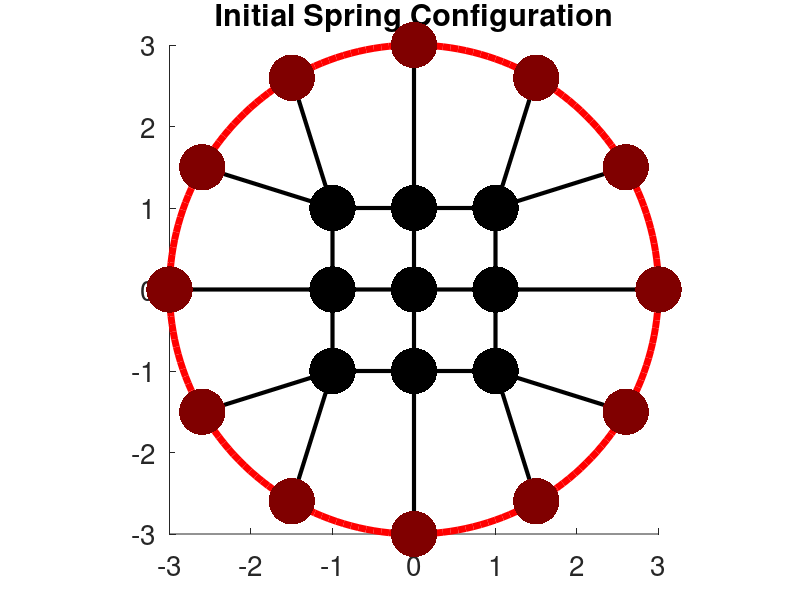
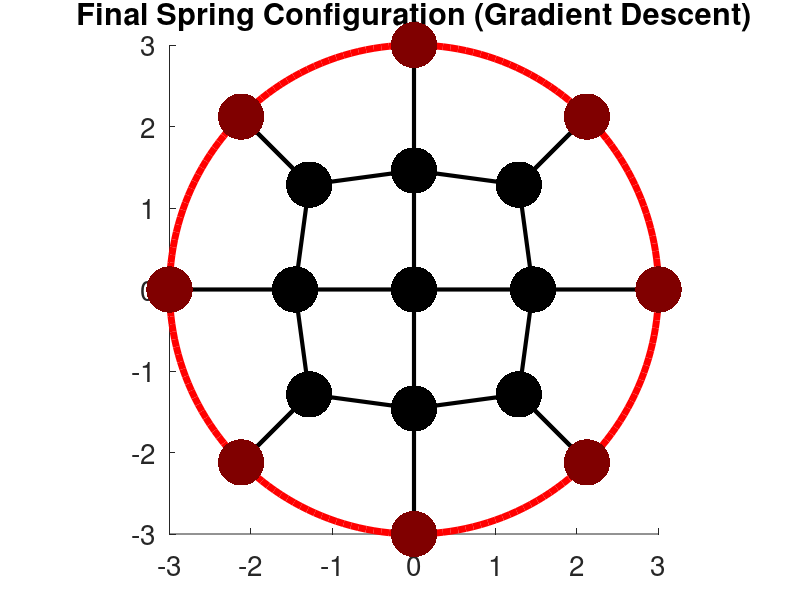
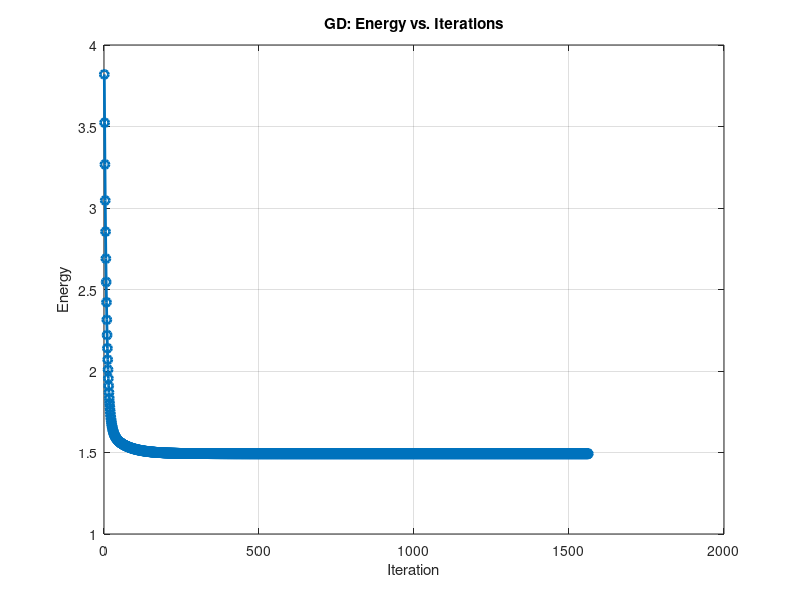
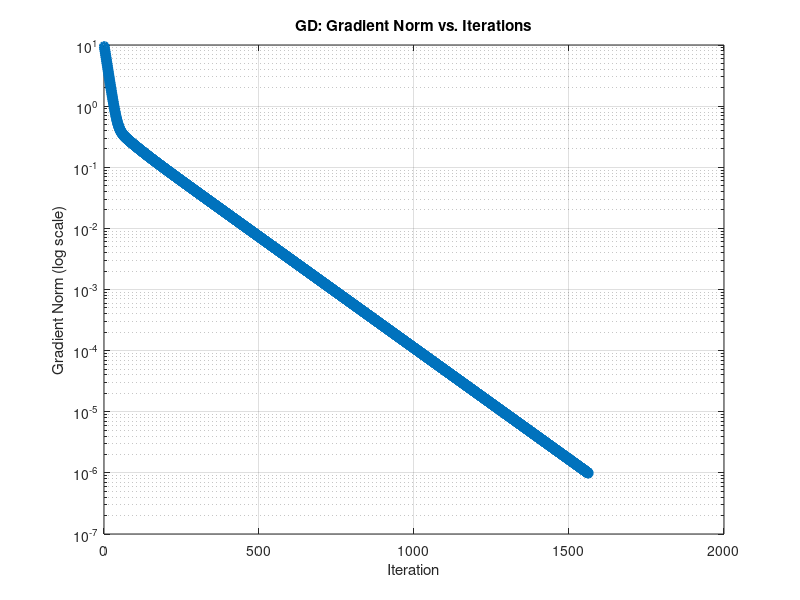

The MATLAB source for these figures, in order:

function AMSC660_Final2024_SpringSystem()
close all; 
clear;     
clc;       

Rhoop = 3; % the radius of the hoop
r0 = 1; % the equilibrial length of the springs
kappa = 1; % the spring constant
Nnodes = 21;
A = zeros(Nnodes,Nnodes); % spring adjacency matrix
% vertical springs
for k = 1 : 3
    A(k,k+4) = 1;
end
for k = 5 : 7  
    A(k,k+5) = 1;
end
for k = 10 : 12  
    A(k,k+5) = 1;
end
for k = 15 : 17  
    A(k,k+4) = 1;
end
% horizontal springs
for k = 4 : 7
    A(k,k+1) = 1;
end
for k = 9 : 12  
    A(k,k+1) = 1;
end
for k = 14 : 17  
    A(k,k+1) = 1;
end
% symmetrize
Asymm = A + A';
%indices of nodes on the hoop
ind_hoop = [0,3,8,13,18,19,20,17,12,7,2,1] + 1;
Nhoop = length(ind_hoop);
% indices of free nodes (not attached to the hoop)
ind_free = [4,5,6,9,10,11,14,15,16] + 1;
Nfree = length(ind_free);
% list of springs
[springs_0,springs_1] = ind2sub([Nnodes,Nnodes],find(A));
springs = [springs_0';springs_1'];

Nsprings = length(springs_0);
% maps indices of nodes to their indices in the gradient vector


%% Initialization

% Initial angles for the nodes are uniformly distributed around the range of 2*pi
% startting from theta0 and going counterclockwise
theta0 = 2*pi/3;
theta = theta0 + linspace(0,2*pi,Nhoop+1)';
theta(end) = [];
% Initial positions
pos = zeros(Nnodes,2);
pos(ind_hoop,1) = Rhoop*cos(theta);
pos(ind_hoop,2) = Rhoop*sin(theta);
pos(ind_free,1) = [-1.,0.,1.,-1.,0.,1.,-1.,0.,1.]';
pos(ind_free,2) = [1.,1.,1.,0.,0.,0.,-1.,-1.,-1.]'; 

% Initiallize the vector of parameters to be optimized
vec = [theta;pos(ind_free,1);pos(ind_free,2)]; % a column vector with 30 components

draw_spring_system(pos,springs,Rhoop,ind_hoop,ind_free);
title('Initial Spring Configuration');


gradient = @(vec)compute_gradient(vec,Asymm,r0,kappa,Rhoop,ind_hoop,ind_free);
func = @(vec)Energy(vec,springs,r0,kappa,Rhoop,ind_hoop,ind_free);

%% optimization
% Gradient Descent (GD) Optimization
max_iters = 2000; 
learning_rate = 0.01;
tol = 1e-6; 

vec_gd = vec; 
energy_vals_gd = zeros(max_iters, 1); 
grad_norms_gd = zeros(max_iters, 1); 

for iter = 1:max_iters
    grad = compute_gradient(vec_gd, Asymm, r0, kappa, Rhoop, ind_hoop, ind_free);
    energy = func(vec_gd);

    vec_gd = vec_gd - learning_rate * grad;

    energy_vals_gd(iter) = energy;
    grad_norms_gd(iter) = norm(grad);

    % Check for convergence
    if norm(grad) < tol
        break;
    end
end

% Trim unused values
energy_vals_gd = energy_vals_gd(1:iter);
grad_norms_gd = grad_norms_gd(1:iter);

[~, pos_final_gd] = vec_to_pos(vec_gd, Rhoop, ind_hoop, ind_free);

draw_spring_system(pos_final_gd, springs, Rhoop, ind_hoop, ind_free);
title('Final Spring Configuration (Gradient Descent)');

% Plot Energy vs. Iterations 
figure; 
plot(1:iter, energy_vals_gd, '-o', 'LineWidth', 2);
xlabel('Iteration');
ylabel('Energy');
title('GD: Energy vs. Iterations');
grid on;

% Plot Gradient Norm vs. Iterations 
figure; 
semilogy(1:iter, grad_norms_gd, '-o', 'LineWidth', 2);
xlabel('Iteration');
ylabel('Gradient Norm (log scale)');
title('GD: Gradient Norm vs. Iterations');
grid on;

% Print final results
fprintf('--- Gradient Descent Optimization ---\n');
fprintf('Final Energy (GD): %.6f\n', energy_vals_gd(end));
fprintf('Final Gradient Norm (GD): %.6e\n', grad_norms_gd(end));
fprintf('Number of Iterations (GD): %d\n', iter);
fprintf('Final Node Positions (GD):\n');
disp(pos_final_gd);



% BFGS Optimization
max_iters_bfgs = 2000; 
tol_bfgs = 1e-6;
H_bfgs = eye(length(vec)); 
vec_bfgs = vec; 
energy_vals_bfgs = zeros(max_iters_bfgs, 1);
grad_norms_bfgs = zeros(max_iters_bfgs, 1); 

for iter_bfgs = 1:max_iters_bfgs
    grad_bfgs = compute_gradient(vec_bfgs, Asymm, r0, kappa, Rhoop, ind_hoop, ind_free);
    energy_bfgs = func(vec_bfgs);
    
    if iter_bfgs > 1
        s = vec_bfgs - vec_prev; 
        y = grad_bfgs - grad_prev; 
        rho = 1 / (y' * s); 
        H_bfgs = (eye(length(vec)) - rho * (s * y')) * H_bfgs * (eye(length(vec)) - rho * (y * s')) + rho * (s * s'); 
    end
    p = -H_bfgs * grad_bfgs;
    alpha = 1e-2; 
    vec_prev = vec_bfgs; 
    grad_prev = grad_bfgs; 
    vec_bfgs = vec_bfgs + alpha * p; 
    
    energy_vals_bfgs(iter_bfgs) = energy_bfgs;
    grad_norms_bfgs(iter_bfgs) = norm(grad_bfgs);
    
    % Check for convergence
    if norm(grad_bfgs) < tol_bfgs
        break;
    end
end

% Trim unused values
energy_vals_bfgs = energy_vals_bfgs(1:iter_bfgs);
grad_norms_bfgs = grad_norms_bfgs(1:iter_bfgs);

[~, pos_final_bfgs] = vec_to_pos(vec_bfgs, Rhoop, ind_hoop, ind_free);

draw_spring_system(pos_final_bfgs, springs, Rhoop, ind_hoop, ind_free);
title('Final Spring Configuration (BFGS)');

% Plot Energy vs. Iterations 
figure; 
plot(1:iter_bfgs, energy_vals_bfgs, '-o', 'LineWidth', 2);
xlabel('Iteration');
ylabel('Energy');
title('BFGS: Energy vs. Iterations');
grid on;

% Plot Gradient Norm vs. Iterations 
figure; 
semilogy(1:iter_bfgs, grad_norms_bfgs, '-o', 'LineWidth', 2);
xlabel('Iteration');
ylabel('Gradient Norm (log scale)');
title('BFGS: Gradient Norm vs. Iterations');
grid on;

% Print final results 
fprintf('--- BFGS Optimization ---\n');
fprintf('Final Energy (BFGS): %.6f\n', energy_vals_bfgs(end));
fprintf('Final Gradient Norm (BFGS): %.6e\n', grad_norms_bfgs(end));
fprintf('Number of Iterations (BFGS): %d\n', iter_bfgs);
fprintf('Final Node Positions (BFGS):\n');
disp(pos_final_bfgs);

end

%%
function draw_spring_system(pos,springs,R,ind_hoop,ind_free)
% draw the hoop 
figure;
hold on;
t = linspace(0,2*pi,200);
plot(R*cos(t),R*sin(t),'linewidth',5,'color','r');
% plot springs
Nsprings = size(springs,2);
for k = 1 : Nsprings
    j0 = springs(1,k);
    j1 = springs(2,k);
    plot([pos(j0,1),pos(j1,1)],[pos(j0,2),pos(j1,2)],'linewidth',3,'color','k');
end
% plot nodes
plot(pos(ind_hoop,1),pos(ind_hoop,2),'.','Markersize',100,'Color',[0.5,0,0]);
plot(pos(ind_free,1),pos(ind_free,2),'.','Markersize',100,'Color','k');
set(gca,'Fontsize',20);
daspect([1,1,1]);
end

%% 
function grad = compute_gradient(vec,Asymm,r0,kappa,R,ind_hoop,ind_free)
    [theta,pos] = vec_to_pos(vec,R,ind_hoop,ind_free);    
    Nhoop = length(ind_hoop);
    g_hoop = zeros(Nhoop,1); % gradient with respect to the angles of the hoop nodes
    Nfree = length(ind_free);
    g_free = zeros(Nfree,2); % gradient with respect to the x- and y-components of the free nodes
    for k = 1 : Nhoop
        ind = find(Asymm(ind_hoop(k),:)); % index of the node adjacent to the kth node on the hoop
        rvec = pos(ind_hoop(k),:) - pos(ind,:); % the vector from that adjacent node to the kth node on the hoop
        rvec_length = norm(rvec); % the length of this vector
        g_hoop(k) = (rvec_length - r0)*R*kappa*(rvec(1)*(-sin(theta(k))) + rvec(2)*cos(theta(k)))/rvec_length;
    end
    for k  = 1 : Nfree
        ind = find(Asymm(ind_free(k),:)); % indices of the nodes adjacent to the kth free node
        Nneib = length(ind);
        for j = 1 : Nneib
            rvec = pos(ind_free(k),:) - pos(ind(j),:); % the vector from the jth adjacent node to the kth free node 
            rvec_length = norm(rvec);  % the length of this vector
            g_free(k,:) = g_free(k,:) + (rvec_length - r0)*R*kappa*rvec/rvec_length;
        end
    end
    % return a single 1D vector
    grad = [g_hoop;g_free(:,1);g_free(:,2)];
end

%%
function E = Energy(vec,springs,r0,kappa,R,ind_hoop,ind_free)
    [~,pos] = vec_to_pos(vec,R,ind_hoop,ind_free);
    Nsprings = size(springs,2);
    E = 0.;
    for k =1 : Nsprings
        j0 = springs(1,k);
        j1 = springs(2,k);
        rvec = pos(j0,:) - pos(j1,:);
        rvec_length = norm(rvec);       
        E = E + kappa*(rvec_length - r0)^2;
    end
    E = E*0.5;
end

%%
function [theta,pos] = vec_to_pos(vec,R,ind_hoop,ind_free)
    Nhoop = length(ind_hoop);
    Nfree = length(ind_free);
    Nnodes = Nhoop + Nfree;
    theta = vec(1:Nhoop);
    pos = zeros(Nnodes,2);
    pos(ind_hoop,1) = R*cos(theta);
    pos(ind_hoop,2) = R*sin(theta);
    % positions of the free nodes
    pos(ind_free,1) = vec(Nhoop+1:Nnodes);
    pos(ind_free,2) = vec(Nnodes+1:end); 
end

